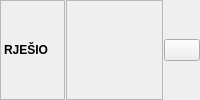
       <widget class="QFrame" name="frame_29">
        <property name="frameShape">
         <enum>QFrame::NoFrame</enum>
        </property>
        <property name="frameShadow">
         <enum>QFrame::Raised</enum>
        </property>
        <layout class="QHBoxLayout" name="horizontalLayout_32">
         <property name="spacing">
          <number>1</number>
         </property>
         <property name="leftMargin">
          <number>0</number>
         </property>
         <property name="topMargin">
          <number>0</number>
         </property>
         <property name="rightMargin">
          <number>0</number>
         </property>
         <property name="bottomMargin">
          <number>0</number>
         </property>
         <item>
          <widget class="QLabel" name="lblRjesioTitle">
           <property name="sizePolicy">
            <sizepolicy hsizetype="Maximum" vsizetype="Preferred">
             <horstretch>0</horstretch>
             <verstretch>0</verstretch>
            </sizepolicy>
           </property>
           <property name="minimumSize">
            <size>
             <width>65</width>
             <height>32</height>
            </size>
           </property>
           <property name="font">
            <font>
             <weight>75</weight>
             <bold>true</bold>
            </font>
           </property>
           <property name="toolTip">
            <string>Poziv Na Broj</string>
           </property>
           <property name="frameShape">
            <enum>QFrame::StyledPanel</enum>
           </property>
           <property name="text">
            <string>RJEŠIO</string>
           </property>
          </widget>
         </item>
         <item>
          <widget class="QLabel" name="lblRjesio">
           <property name="font">
            <font>
             <weight>75</weight>
             <bold>true</bold>
            </font>
           </property>
           <property name="frameShape">
            <enum>QFrame::StyledPanel</enum>
           </property>
           <property name="text">
            <string/>
           </property>
           <property name="alignment">
            <set>Qt::AlignLeading|Qt::AlignLeft|Qt::AlignVCenter</set>
           </property>
           <property name="textInteractionFlags">
            <set>Qt::LinksAccessibleByMouse|Qt::TextSelectableByMouse</set>
           </property>
          </widget>
         </item>
         <item>
          <widget class="QPushButton" name="btnGo2_12">
           <property name="sizePolicy">
            <sizepolicy hsizetype="Maximum" vsizetype="Fixed">
             <horstretch>0</horstretch>
             <verstretch>0</verstretch>
            </sizepolicy>
           </property>
           <property name="maximumSize">
            <size>
             <width>36</width>
             <height>16777215</height>
            </size>
           </property>
           <property name="cursor">
            <cursorShape>PointingHandCursor</cursorShape>
           </property>
           <property name="toolTip">
            <string>Filter</string>
           </property>
           <property name="icon">
            <iconset resource="../../../resources/DonatForm.qrc">
             <normaloff>:/InDonat/Forms/images/OLOVKA.GIF</normaloff>:/InDonat/Forms/images/OLOVKA.GIF</iconset>
           </property>
           <property name="autoExclusive">
            <bool>true</bool>
           </property>
          </widget>
         </item>
        </layout>
       </widget>
